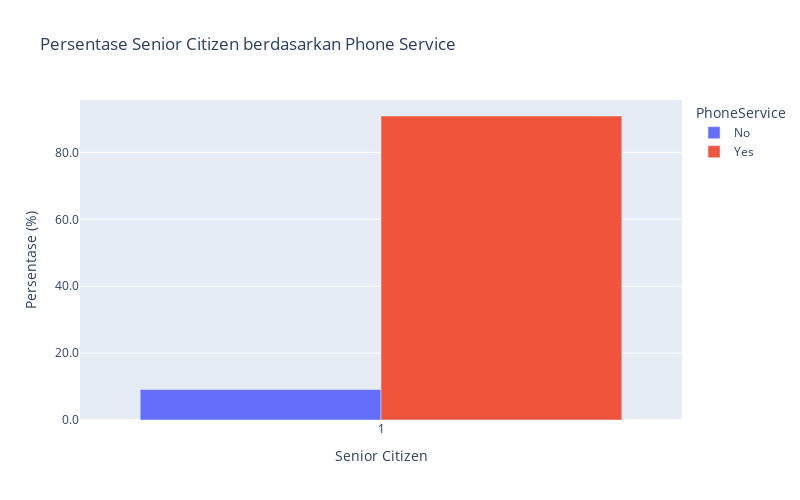

The notebook cell saved with this chart:
### Code cell
# Filter data: hanya SeniorCitizen == 1
df_senior = df_grp[df_grp['SeniorCitizen'] == 1]

# Plot barplot dengan Plotly
fig = px.bar(
    df_senior,
    x='SeniorCitizen',
    y='Percentage',
    color='PhoneService',
    barmode='group',
    title='Persentase Senior Citizen berdasarkan Phone Service',
    width=800,
    height=500
)

fig.update_layout(
    xaxis_title='Senior Citizen',
    yaxis_title='Persentase (%)',
    yaxis_tickformat='.1f'
)

fig.show()

### Figure 1 — Plotly figure (JSON) as saved in the notebook; plotly's stock layout.template omitted (floating-point values rounded to 4 significant figures)
{"data": [{"alignmentgroup": "True", "hovertemplate": "PhoneService=No<br>SeniorCitizen=%{x}<br>Percentage=%{y}<extra></extra>", "legendgroup": "No", "marker": {"color": "#636efa", "pattern": {"shape": ""}}, "name": "No", "offsetgroup": "No", "orientation": "v", "showlegend": true, "textposition": "auto", "type": "bar", "x": [1], "xaxis": "x", "y": [9.11], "yaxis": "y"}, {"alignmentgroup": "True", "hovertemplate": "PhoneService=Yes<br>SeniorCitizen=%{x}<br>Percentage=%{y}<extra></extra>", "legendgroup": "Yes", "marker": {"color": "#EF553B", "pattern": {"shape": ""}}, "name": "Yes", "offsetgroup": "Yes", "orientation": "v", "showlegend": true, "textposition": "auto", "type": "bar", "x": [1], "xaxis": "x", "y": [90.89], "yaxis": "y"}], "layout": {"barmode": "group", "height": 500, "legend": {"title": {"text": "PhoneService"}, "tracegroupgap": 0}, "title": {"text": "Persentase Senior Citizen berdasarkan Phone Service"}, "width": 800, "xaxis": {"anchor": "y", "domain": [0, 1], "title": {"text": "Senior Citizen"}}, "yaxis": {"anchor": "x", "domain": [0, 1], "tickformat": ".1f", "title": {"text": "Persentase (%)"}}}}
